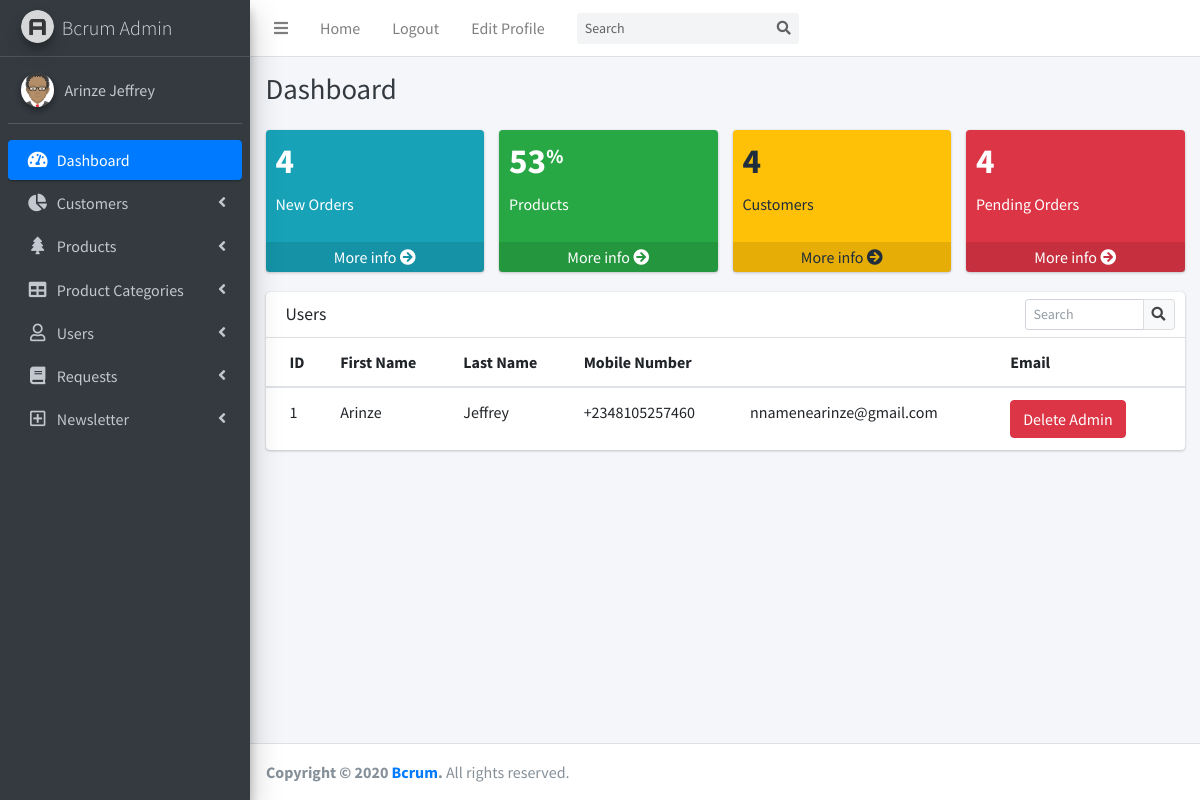
Screenshot of /admin_users (signed in) with the database file from the repository.
### bcrum/models.py (models this page shows, shortened)
class Users(db.Model, UserMixin):
    id = db.Column(db.Integer, primary_key=True, nullable=False)
    first_name = db.Column(db.String(200))
    last_name = db.Column(db.String(200))
    email = db.Column(db.String(200), unique=True)
    user_role = db.Column(db.String(200), default="customer")
    password = db.Column(db.String(200))
    mobile_number = db.Column(db.String(200))
    address = db.Column(db.String(200))
    order_status = db.Column(db.String(200), default='Pending')
    orders = db.relationship('Order', backref='customer')

### bcrum/routes.py (the view)
@app.route('/admin_users')
@login_required
def view_all_users():
    users = Users.query.filter_by(user_role='admin')
    return render_template('admin_users.html', users=users)

### bcrum/models.py (called while the page is built)
@login_manager.user_loader
def admin(user_id):
    return Users.query.get(int(user_id))

### bcrum/templates/admin_users.html
{% extends 'admin_layout.html' %}
{% block contents %}
          <div class="col-12">
            <div class="card">
              <div class="card-header">
                <h3 class="card-title">Users</h3>
                <div class="card-tools">
                  <div class="input-group input-group-sm" style="width: 150px;">
                    <input type="text" name="table_search" class="form-control float-right" placeholder="Search">
                    <div class="input-group-append">
                      <button type="submit" class="btn btn-default"><i class="fas fa-search"></i></button>
                    </div>
                  </div>
                </div>
              </div>
              <div class="card-body table-responsive p-0">
                <table class="table table-hover text-nowrap">
                  <thead>
                    <tr>
                      <th>ID</th>
                      <th>First Name</th>
                      <th>Last Name</th>
                      <th>Mobile Number<th>
                      <th>Email</th>
                    </tr>
                  </thead>
                  <tbody>
                  {% for user in users %}
                    <tr>
                      <td>{{user.id}}</td>
                      <td>{{user.first_name}}</td>
                      <td>{{user.last_name}}</td>
                      <td>{{user.mobile_number}}</td>
                      <td><span class="tag tag-success">{{user.email}}</span></td>
                      <td><a href="#" class="btn btn-danger">Delete Admin</a></td>
                    </tr>
                  {% endfor %}
                  </tbody>
                </table>
              </div>
            </div>
          </div>
{% endblock contents %}

### bcrum/templates/admin_layout.html (shortened to what this page needs)
<!DOCTYPE html>
<html>
<head>
  <link rel="stylesheet" href="{{url_for('static', filename='css/fontawesome-free/css/all.min.css')}}">
  <link rel="stylesheet" href="https://code.ionicframework.com/ionicons/2.0.1/css/ionicons.min.css">
  <link rel="stylesheet" href="{{url_for('static', filename='css/tempusdominus-bootstrap-4.min.css')}}">
  <link rel="stylesheet" href="{{url_for('static', filename='css/icheck-bootstrap.min.css')}}">
  <link rel="stylesheet" href="{{url_for('static', filename='css/jqvmap.min.css')}}">
  <link rel="stylesheet" href="{{url_for('static', filename='css/adminlte.min.css')}}">
  <link rel="stylesheet" href="{{url_for('static', filename='css/OverlayScrollbars.min.css')}}">
  <link rel="stylesheet" href="{{url_for('static', filename='css/daterangepicker.css')}}">
  <link rel="stylesheet" href="{{url_for('static', filename='css/summernote-bs4.css')}}">
</head>
<body class="hold-transition sidebar-mini layout-fixed">
<div class="wrapper">
  <nav class="main-header navbar navbar-expand navbar-white navbar-light">
    <ul class="navbar-nav">
      <li class="nav-item">
        <a class="nav-link" data-widget="pushmenu" href="#" role="button"><i class="fas fa-bars"></i></a>
      </li>
      <li class="nav-item d-none d-sm-inline-block">
        <a href="{{url_for('index')}}" class="nav-link">Home</a>
      </li>
      <li class="nav-item d-none d-sm-inline-block">
        <a href="{{url_for('logout')}}" class="nav-link">Logout</a>
      </li>
      <li class="nav-item d-none d-sm-inline-block">
        <a href="{{url_for('edit_profile')}}" class="nav-link">Edit Profile</a>
      </li>
    </ul>
    <form class="form-inline ml-3">
      <div class="input-group input-group-sm">
        <input class="form-control form-control-navbar" type="search" placeholder="Search" aria-label="Search">
        <div class="input-group-append">
          <button class="btn btn-navbar" type="submit">
            <i class="fas fa-search"></i>
          </button>
        </div>
      </div>
    </form>
  </nav>
  <aside class="main-sidebar sidebar-dark-primary elevation-4">
    <a href="index3.html" class="brand-link">
      <img src="{{url_for('static', filename='img/AdminLTELogo.png')}}" alt="AdminLTE Logo" class="brand-image img-circle elevation-3"
           style="opacity: .8">
      <span class="brand-text font-weight-light">Bcrum Admin</span>
    </a>
    <div class="sidebar">
      <div class="user-panel mt-3 pb-3 mb-3 d-flex">
        <div class="image">
          <img src="{{url_for('static', filename='img/avatar.png')}}" class="img-circle elevation-2" alt="User Image">
        </div>
        <div class="info">
        {%if current_user.is_authenticated%}
          <a href="#" class="d-block">{{current_user.first_name}} {{current_user.last_name}}</a>
        {%endif%}
        </div>
      </div>
      <nav class="mt-2">
        <ul class="nav nav-pills nav-sidebar flex-column" data-widget="treeview" role="menu" data-accordion="false">
          <li class="nav-item has-treeview menu-open">
            <a href="{{url_for('view_all_customers')}}" class="nav-link active">
              <i class="nav-icon fas fa-tachometer-alt"></i>
              <p>
                Dashboard
              </p>
            </a>
          </li>
          <li class="nav-item has-treeview">
            <a href="#" class="nav-link">
              <i class="nav-icon fas fa-chart-pie"></i>
              <p>
                Customers
                <i class="right fas fa-angle-left"></i>
              </p>
            </a>
          </li>
          <li class="nav-item has-treeview">
            <a href="#" class="nav-link">
              <i class="nav-icon fas fa-tree"></i>
              <p>
                Products
                <i class="fas fa-angle-left right"></i>
              </p>
            </a>
          </li>
          <li class="nav-item has-treeview">
            <a href="#" class="nav-link">
              <i class="nav-icon fas fa-table"></i>
              <p>
                Product Categories
                <i class="fas fa-angle-left right"></i>
              </p>
            </a>
          </li>
          <li class="nav-item has-treeview">
            <a href="#" class="nav-link">
              <i class="nav-icon far fa-user"></i>
              <p>
                Users
                <i class="fas fa-angle-left right"></i>
              </p>
            </a>
          </li>
          <li class="nav-item has-treeview">
            <a href="#" class="nav-link">
              <i class="nav-icon fas fa-book"></i>
              <p>
                Requests
                <i class="fas fa-angle-left right"></i>
              </p>
            </a>
          </li>
          <li class="nav-item has-treeview">
            <a href="#" class="nav-link">
              <i class="nav-icon far fa-plus-square"></i>
              <p>
                Newsletter
                <i class="fas fa-angle-left right"></i>
              </p>
            </a>
          </li>
        </ul>
      </nav>
    </div>
  </aside>
  <div class="content-wrapper">
    <div class="content-header">
      <div class="container-fluid">
        <div class="row mb-2">
          <div class="col-sm-6">
            <h1 class="m-0 text-dark">Dashboard</h1>
          </div>
          <div class="col-sm-6">
          </div>
        </div>
      </div>
    </div>
    <section class="content">
      <div class="container-fluid">
        <div class="row">
          <div class="col-lg-3 col-6">
            <div class="small-box bg-info">
              <div class="inner">
                <h3>4</h3>
                <p>New Orders</p>
              </div>
              <a href="#" class="small-box-footer">More info <i class="fas fa-arrow-circle-right"></i></a>
            </div>
          </div>
          <div class="col-lg-3 col-6">
            <div class="small-box bg-success">
              <div class="inner">
                <h3>53<sup style="font-size: 20px">%</sup></h3>
                <p>Products</p>
              </div>
              <a href="#" class="small-box-footer">More info <i class="fas fa-arrow-circle-right"></i></a>
            </div>
          </div>
          <div class="col-lg-3 col-6">
            <div class="small-box bg-warning">
              <div class="inner">
                <h3>4</h3>
                <p>Customers</p>
              </div>
              <a href="#" class="small-box-footer">More info <i class="fas fa-arrow-circle-right"></i></a>
            </div>
          </div>
          <div class="col-lg-3 col-6">
            <div class="small-box bg-danger">
              <div class="inner">
                <h3>4</h3>
                <p>Pending Orders</p>
              </div>
              <a href="#" class="small-box-footer">More info <i class="fas fa-arrow-circle-right"></i></a>
            </div>
          </div>
        </div>
        <div class="row">
  {% block contents %}
  {% endblock contents %}
        </div>
      </div>
    </section>
  </div>
  <footer class="main-footer">
    <strong>Copyright &copy; 2020 <a href="#">Bcrum</a>.</strong>
    All rights reserved.
  </footer>
</div>
</body>
</html>

### rows the page displays
Users: first_name "Arinze", last_name "Jeffrey", id "1", mobile_number "+2348105257460", email "nnamenearinze@gmail.com"
